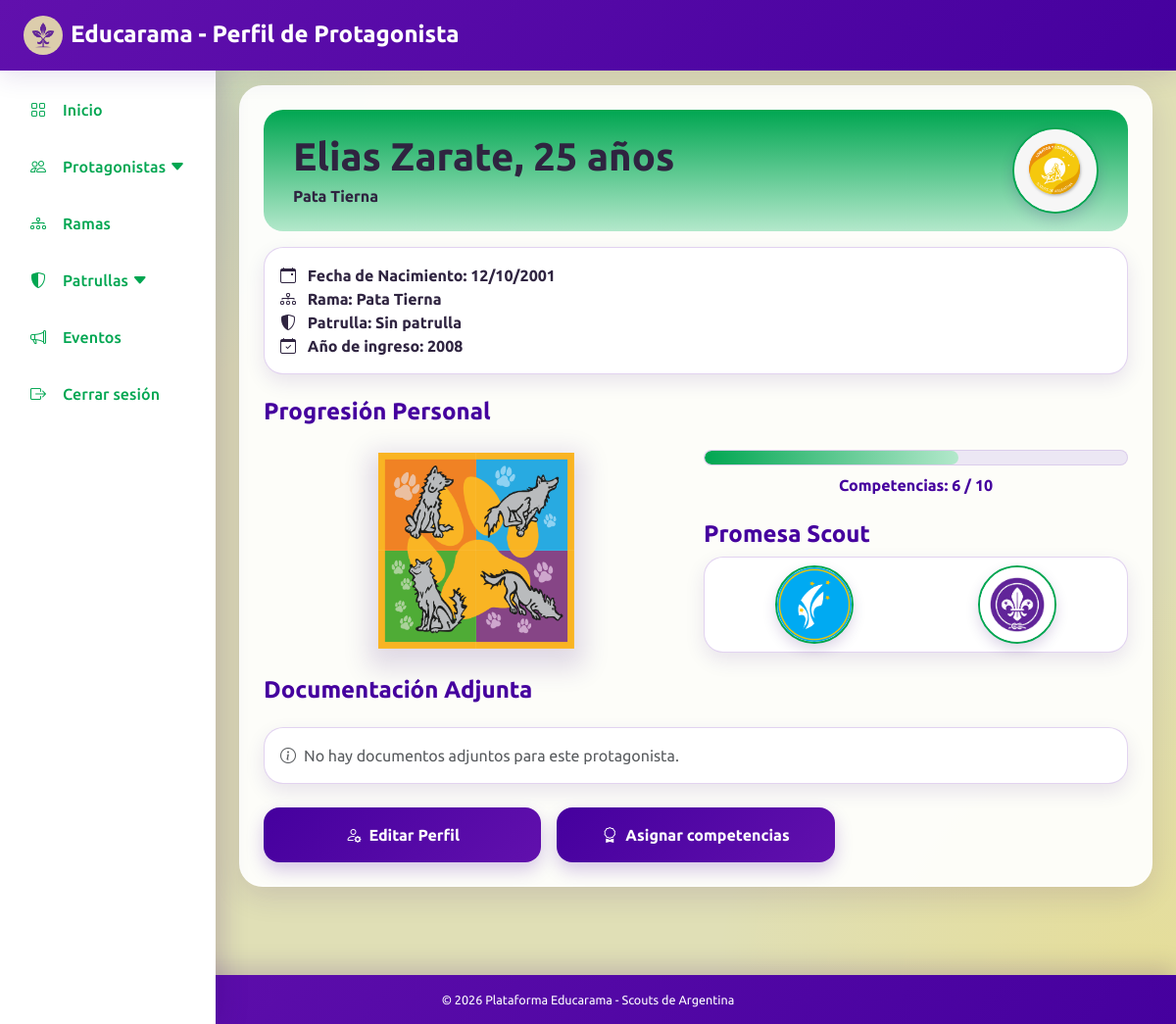
Page /views/pages/perfil_protagonista.php?id=1 (signed in) on the earlier database version.
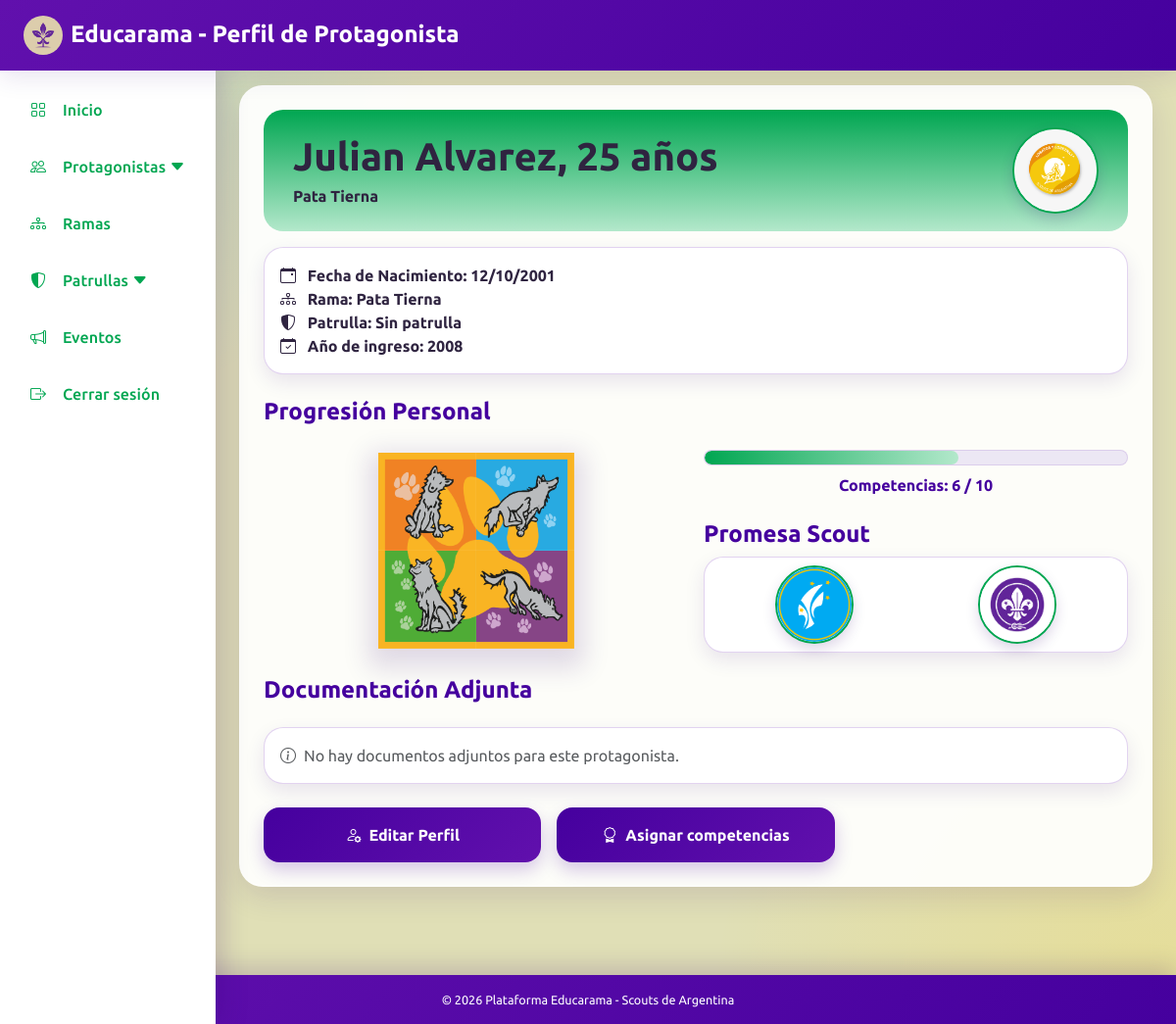
Same page on the later database version.
### tables this page shows
CREATE TABLE `protagonista` (
  `id` int(11) NOT NULL,
  `promesa` tinyint(1) DEFAULT NULL,
  `id_persona` int(11) NOT NULL,
  `id_rama` int(11) NOT NULL,
  `id_patrulla` int(11) DEFAULT NULL,
  `anio_ingreso` int(11) DEFAULT NULL
);

CREATE TABLE `persona` (
  `id` int(11) NOT NULL,
  `dni` int(11) NOT NULL,
  `nombre` varchar(100) DEFAULT NULL,
  `apellido` varchar(100) DEFAULT NULL,
  `fecha_nacimiento` date DEFAULT NULL
);

CREATE TABLE `rama` (
  `id` int(11) NOT NULL,
  `nombre` varchar(100) DEFAULT NULL,
  `id_grupo` int(11) NOT NULL,
  `id_rama` int(11) NOT NULL
);

### src/Datos/Database.php (called while the page is built)
<?php
class Database {
    private static ?PDO $conexion = null;
    public static function getConexion(): PDO {
        if (self::$conexion === null) {
            $host = 'localhost';
            $db   = 'educarama';
            $user = 'root';
            $pass = '';
            $charset = 'utf8mb4';
            $dsn = "mysql:host=$host;dbname=$db;charset=$charset";
            try {
                self::$conexion = new PDO($dsn, $user, $pass, [
                    PDO::ATTR_ERRMODE            => PDO::ERRMODE_EXCEPTION,
                    PDO::ATTR_DEFAULT_FETCH_MODE => PDO::FETCH_ASSOC,
                    PDO::ATTR_EMULATE_PREPARES   => false,
                ]);
            } catch (Throwable $e) {
                http_response_code(500);
                die(json_encode([
                    "status" => "error",
                    "message" => "Error fatal de conexión a la Base de Datos: " . $e->getMessage()
                ]));
            }
        }
        return self::$conexion;
    }
}

### src/Controladores/ProtagonistaController.php (called while the page is built, shortened)
<?php
require_once __DIR__ . '/../Datos/Database.php';
require_once __DIR__ . '/../Datos/ProtagonistaRepository.php';
require_once __DIR__ . '/../Servicios/ProtagonistaService.php';
class ProtagonistaController
{
    private ProtagonistaService $servicio;
    public function __construct()
    {
        $this->conexion = Database::getConexion();
        $personaRepository = new PersonaRepository($this->conexion);
        $protagonistaRepository = new ProtagonistaRepository($this->conexion);
        $this->servicio = new ProtagonistaService(
            $this->conexion,
            $personaRepository,
            $protagonistaRepository
        );
    }
    public function obtenerPerfilDesdeUrl(): ?array
    {
        return $this->servicio->obtenerPerfil((int) $_GET['id']);
    }
}

### src/Servicios/ProtagonistaService.php (called while the page is built, shortened)
<?php
class ProtagonistaService
{
    private ProtagonistaRepository $protagonistaRepository;
    public function __construct(
        PDO $conexion,
        PersonaRepository $personaRepository,
        ProtagonistaRepository $protagonistaRepository
    ) {
        $this->protagonistaRepository = $protagonistaRepository;
    }
    public function obtenerPerfil(int $id): ?array
    {
        return $this->protagonistaRepository->obtenerPerfilPorId($id);
    }
}

### src/Datos/ProtagonistaRepository.php (called while the page is built, shortened)
<?php
class ProtagonistaRepository
{
    private PDO $conexion;
    public function __construct(PDO $conexion)
    {
        $this->conexion = $conexion;
    }
    public function obtenerPerfilPorId(int $id): ?array
    {
        $stmt = $this->conexion->prepare("
            SELECT
                p.id,
                p.promesa,
                p.anio_ingreso,
                p.id_persona,
                p.id_rama,
                p.id_patrulla,
                per.nombre,
                per.apellido,
                per.fecha_nacimiento,
                per.dni,
                r.nombre AS rama,
                pa.nombre AS patrulla
            FROM protagonista p
            INNER JOIN persona per ON p.id_persona = per.id
            LEFT JOIN rama r ON p.id_rama = r.id
            LEFT JOIN patrulla pa ON p.id_patrulla = pa.id
            WHERE p.id = :id
        ");
        $stmt->execute([':id' => $id]);
        $protagonista = $stmt->fetch(PDO::FETCH_ASSOC);
        return $protagonista ?: null;
    }
}

### src/Helpers/RamaHelper.php (called while the page is built)
<?php
if (!function_exists('claseRama')) {
    function claseRama($idCategoria): string
    {
        return match ((int) $idCategoria) {
            1 => 'rama-manada',
            2 => 'rama-unidad',
            3 => 'rama-caminantes',
            4 => 'rama-rover',
            default => '',
        };
    }
}

### views/pages/perfil_protagonista.php (the view, shortened to what this page needs)
<?php
require_once __DIR__ . '/../../src/Controladores/ProtagonistaController.php';
require_once __DIR__ . '/../../src/Helpers/RamaHelper.php';
$tituloPagina = "Perfil de Protagonista";
$controlador = new ProtagonistaController();
$protagonista = $controlador->obtenerPerfilDesdeUrl();
$fechaNacimiento = new DateTime($protagonista['fecha_nacimiento']);
$hoy = new DateTime();
$edad = $hoy->diff($fechaNacimiento)->y;
$docRepo = new DocumentoRepository();
$idCategoriaRama = (int) ($protagonista['id_categoria_rama'] ?? 2);
$documentos = $docRepo->obtenerDocumentosPorProtagonista($protagonista['id']);
?>
<!DOCTYPE html>
<html lang="es">
<head>
    <link href="https://cdn.jsdelivr.net/npm/bootstrap@5.3.0/dist/css/bootstrap.min.css" rel="stylesheet">
    <link rel="stylesheet" href="https://cdnjs.cloudflare.com/ajax/libs/bootstrap-icons/1.10.5/font/bootstrap-icons.min.css">
    <link rel="stylesheet" href="/Educarama/public/css/styles.css?v=1.5">
</head>
<body class="<?= claseRama($idCategoriaRama) ?>">
    <?php
    include __DIR__ . '/includes/barra_superior.php';
    include __DIR__ . '/includes/menu_lateral.php';
    ?>
    <div class="main-content-wrapper">
        <div class="container contenedor-principal  p-4">
            <div class="barra-superior-inst mb-3 row align-items-center
             mx-0">
                <div class="col-8">
                <h1 class="fw-bold mb-1">
                        <?= htmlspecialchars($protagonista['nombre']) ?>
                        <?= htmlspecialchars($protagonista['apellido']) ?>,
                        <?= $edad ?> años
                    </h1>
                    <p class="mb-0 fw-bold">
                        <?= htmlspecialchars($protagonista['rama'] ?? 'Sin rama asignada') ?>
                    </p>
                </div>
                <div class="col-4 d-flex justify-content-end">
                    <div class="circulo-logo">
                        <img class="img-fluid rounded-circle" src="../assets/images/RamaLogoLyL.png" alt="Logo rama">
                    </div>
                </div>
            </div>
            <div class="row mb-4 align-items-stretch">
                <div class="col-md-12 mb-3 mb-md-0">
                    <div class="tarjeta-blanca-borde p-3 h-100">
                        <p class="m-0 fw-bold">
                            <i class="bi bi-calendar-event me-2"></i>
                            Fecha de Nacimiento: <?= date("d/m/Y", strtotime($protagonista['fecha_nacimiento'])) ?>
                        </p>
                        <p class="m-0 fw-bold">
                            <i class="bi bi-diagram-3 me-2"></i>
                            Rama: <?= htmlspecialchars($protagonista['rama'] ?? 'Sin rama') ?>
                        </p>
                        <p class="m-0 fw-bold">
                            <i class="bi bi-shield-shaded me-2"></i>
                            Patrulla: <?= htmlspecialchars($protagonista['patrulla'] ?? 'Sin patrulla') ?>
                        </p>
                        <p class="m-0 fw-bold">
                            <i class="bi bi-calendar-check me-2"></i>
                            Año de ingreso: <?= htmlspecialchars($protagonista['anio_ingreso'] ?? 'Sin dato') ?>
                        </p>
                    </div>
                </div>
            </div>
            <div class="row g-3 mb-4">
                <div class="col-12">
                    <h2 class="h4 texto-violeta fw-bold">Progresión Personal</h2>
                </div>
                <div class="col-md-6">
                    <div class="h-100 d-flex flex-column align-items-center justify-content-center">
                        <div class="pieza-insignia h50 d-flex flex-wrap">
                             <div class="d-grid h50" style="grid-template-columns: repeat(2, 1fr);">
                                <img class="img-fluid" src="../assets/images/insignias/Progresion 1 Rama Lobatos y Lobeznas_Lobo Pata Tierna.png" alt="Insignia 1">
                                <img class="img-fluid" src="../assets/images/insignias/Progresion 2 Rama Lobatos y Lobeznas_Lobo Saltador.png" alt="Insignia 2">
                                <img class="img-fluid" src="../assets/images/insignias/Progresion 4 Rama Lobatos y Lobeznas_Lobo Cazador.png" alt="Insignia 4">
                                <img class="img-fluid" src="../assets/images/insignias/Progresion 3 Rama Lobatos y Lobeznas_Lobo Rastreador.png" alt="Insignia 3">
                            </div>
                        </div>
                    </div>
                </div>
                <div class="col-md-6 justify-content-center d-flex flex-column">
                    <div class="d-flex flex-column align-items-center justify-content-center">
                        <div class="barra-progreso w-100 mb-2">
                             <div class="progreso-actual" style="width: 60%;"></div>
                        </div>
                        <p class="texto-violeta fw-bold m-0">Competencias: 6 / 10</p>
                    </div>
                    <h2 class="h4 texto-violeta fw-bold mt-4">Promesa Scout</h2>
                    <div class="tarjeta-blanca-borde p-2 d-flex flex-row align-items-center justify-content-around">
                        <div class="insignia-pequena">
                            <img src="../assets/images/FlorLizNacional.png" alt="Insignia Nacional">
                        </div>
                        <div class="insignia-pequena">
                            <img src="../assets/images/FlorLizInternacional.jpg" alt="Insignia Internacional">
                        </div>
                    </div>
                </div>
            </div>
            <div class="row g-3 mb-4">
                <div class="col-12">
                    <h2 class="h4 texto-violeta fw-bold">Documentación Adjunta</h2>
                </div>
                <div class="col-12">
                    <div class="tarjeta-blanca-borde p-3">
                        <?php if (empty($documentos)): ?>
                            <p class="text-muted m-0"><i class="bi bi-info-circle me-2"></i>No hay documentos adjuntos para este protagonista.</p>
                        <?php endif; ?>
                    </div>
                </div>
            </div>
            <div class="row g-3">
                <div class="col-12 col-md-4">
                    <a href="alta_protagonista.php?id=<?= $protagonista['id'] ?>" class="boton-primario w-100 py-3 fw-bold text-decoration-none text-center d-block">
                        <i class="bi bi-person-gear me-2"></i>Editar Perfil
                    </a>
                </div>
                <div class="col-12 col-md-4">
                    <a href="gestionar_competencias.php?id=<?= $protagonista['id'] ?>" class="boton-primario w-100 py-3 fw-bold text-decoration-none text-center d-block">
                        <i class="bi bi-award me-2"></i>Asignar competencias
                    </a>
                </div>
            </div>
        </div>
    </div>
    <?php include __DIR__ . '/includes/barra_inferior.php'; ?>
</body>
</html>

### views/pages/includes/barra_superior.php (shortened to what this page needs)
<div class="header-inst">
    <a class="d-flex align-items-center gap-2 text-decoration-none" href="/Educarama/public/index.php">
        <img class="img-fluid rounded-circle" src="/Educarama/views/assets/images/Logo1.png" alt="Logo Educarama" style="width: 40px; height: 40px;">
        <h1 class="m-0 fs-4 texto-blanco fw-bold">Educarama - <?= htmlspecialchars($tituloPagina) ?></h1>
    </a>
</div>

### views/pages/includes/menu_lateral.php (shortened to what this page needs)
<div class="sidebar">
    <nav class="nav flex-column">
        <a class="nav-link" href="/Educarama/public/index.php">
            <span class="icon">
                <i class="bi bi-grid"></i>
            </span>
            <span class="description">Inicio</span>
        </a>
        <a class="nav-link" href="#" data-bs-toggle="collapse" data-bs-target="#submenu-protagonistas" aria-expanded="false" aria-controls="submenu-protagonistas">
            <span class="icon"><i class="bi bi-people"></i></span>
            <span class="description">Protagonistas <i class="bi bi-caret-down-fill"></i></span>
        </a>
        <a class="nav-link" href="/Educarama/views/pages/ramas.php">
            <span class="icon"><i class="bi bi-diagram-3"></i></span>
            <span class="description">Ramas</span>
        </a>
        <a class="nav-link" href="#" data-bs-toggle="collapse" data-bs-target="#submenu-patrullas" aria-expanded="false" aria-controls="submenu-patrullas">
            <span class="icon"><i class="bi bi-shield-shaded"></i></span>
            <span class="description">Patrullas <i class="bi bi-caret-down-fill"></i></span>
        </a>
        <a href="/Educarama/views/pages/eventos.php" class="nav-link">
            <span class="icon"><i class="bi bi-megaphone"></i></span>
            <span class="description">Eventos</span>
        </a>
        <nav>
            <a href="#" id="btn-logout" class="nav-link">
                <span class="icon"><i class="bi bi-box-arrow-right"></i></span>
                <span class="description">Cerrar sesión</span>
            </a>
        </nav>
    </nav>
</div>

### views/pages/includes/barra_inferior.php (shortened to what this page needs)
<div class="footer-inst">
    <p class="m-0 texto-blanco small">© 2026 Plataforma Educarama - Scouts de Argentina</p>
</div>

### views/pages/includes/menu_lateral.php (style rules this page uses)
.sidebar { --color-rama: #45009e !important; --color-primario: #45009e !important; background-color: #ffffff !important; }

Differences in the rows shown:
changed through a linked row, protagonista "Pata Tierna": persona.nombre "Elias" → "Julian"; persona.apellido "Zarate" → "Alvarez"
